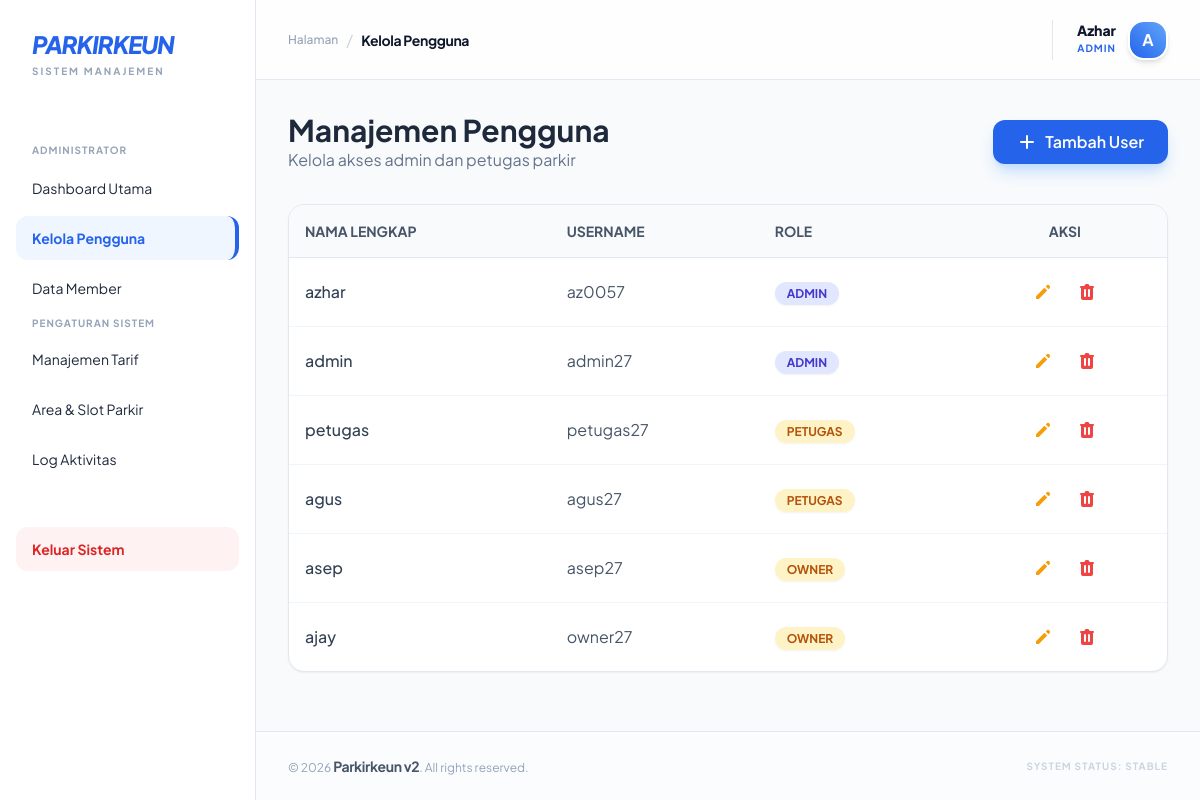
/public/admin/user (signed in), run on the app's committed database.
### tables this page shows
CREATE TABLE `tb_user` (
  `id_user` int(11) NOT NULL,
  `nama_lengkap` varchar(25) DEFAULT NULL,
  `username` varchar(25) DEFAULT NULL,
  `password` varchar(25) DEFAULT NULL,
  `role` enum('admin','petugas','owner') DEFAULT NULL,
  `status_aktif` tinyint(1) DEFAULT NULL
);

### app/core/Controller.php (called while the page is built, shortened)
<?php
class Controller {
    public function view($view, $data = []) {
        require_once '../app/views/' . $view . '.php';
    }
    public function model($model) {
        return new $model;
    }
}

### app/controllers/Admin.php (called while the page is built, shortened)
<?php
class Admin extends Controller {
    public function user() {
        $data['judul'] = 'Kelola Pengguna';
        $data['user'] = $this->model('User_model')->getAllUser();
        $this->view('admin/user', $data);
    }
}

### app/core/App.php (called while the page is built, shortened)
<?php
class App {
    protected $method = 'index';
    protected $params = [];
    public function __construct() {
        $url = $this->parseURL();
        if (isset($url[0])) {
            $url[0] = ucfirst($url[0]);
            if (file_exists('../app/controllers/' . $url[0] . '.php')) {
                unset($url[0]);
            }
        }
        $this->controller = new $this->controller;
        if (isset($url[1])) {
            if (method_exists($this->controller, $url[1])) {
                $this->method = $url[1];
            }
        }
        call_user_func_array([$this->controller, $this->method], $this->params);
    }
    public function parseURL() {
        if (isset($_GET['url'])) {
            $url = rtrim($_GET['url'], '/');
            $url = filter_var($url, FILTER_SANITIZE_URL);
            return explode('/', $url);
        }
        return [];
    }
}

### public/index.php (called while the page is built, shortened)
<?php
$app = new App;

### app/core/Database.php (called while the page is built, shortened)
<?php
class Database {
    private $host = DB_HOST;
    private $user = DB_USER;
    private $pass = DB_PASS;
    private $db_name = DB_NAME;
    private $dbh;
    private $stmt;
    public function __construct() {
        $dsn = 'mysql:host=' . $this->host . ';dbname=' . $this->db_name;
        $option = [
            PDO::ATTR_PERSISTENT => true,
            PDO::ATTR_ERRMODE => PDO::ERRMODE_EXCEPTION
        ];
        try {
            $this->dbh = new PDO($dsn, $this->user, $this->pass, $option);
        } catch(PDOException $e) {
            die($e->getMessage());
        }
    }
    public function query($query) {
        $this->stmt = $this->dbh->prepare($query);
    }
    public function execute() {
        return $this->stmt->execute();
    }
    public function resultSet() {
        $this->execute();
        return $this->stmt->fetchAll(PDO::FETCH_ASSOC);
    }
}

### app/models/User_model.php (called while the page is built, shortened)
<?php
class User_model {
    private $table = 'tb_user';
    private $db;
    public function __construct() {
        $this->db = new Database;
    }
    public function getAllUser() {
        $this->db->query("SELECT * FROM " . $this->table . " ORDER BY role ASC");
        return $this->db->resultSet();
    }
}

### app/views/admin/user.php (the view, shortened to what this page needs)
<div class="flex justify-between items-center mb-8">
    <div>
        <h1 class="text-3xl font-bold text-slate-800">Manajemen Pengguna</h1>
        <p class="text-slate-500">Kelola akses admin dan petugas parkir</p>
    </div>
    <button onclick="bukaModalTambah()" class="bg-blue-600 hover:bg-blue-700 text-white px-6 py-2.5 rounded-xl font-semibold shadow-lg shadow-blue-200 transition-all flex items-center gap-2">
        <svg xmlns="http://www.w3.org/2000/svg" class="h-5 w-5" viewBox="0 0 20 20" fill="currentColor">
            <path fill-rule="evenodd" d="M10 3a1 1 0 011 1v5h5a1 1 0 110 2h-5v5a1 1 0 11-2 0v-5H4a1 1 0 110-2h5V4a1 1 0 011-1z" clip-rule="evenodd" />
        </svg>
        Tambah User
    </button>
</div>
<div class="bg-white rounded-2xl shadow-sm border border-slate-200 overflow-hidden">
    <table class="w-full text-left border-collapse">
        <thead>
            <tr class="bg-slate-50 border-b border-slate-200">
                <th class="p-4 text-sm font-bold text-slate-600 uppercase">Nama Lengkap</th>
                <th class="p-4 text-sm font-bold text-slate-600 uppercase">Username</th>
                <th class="p-4 text-sm font-bold text-slate-600 uppercase">Role</th>
                <th class="p-4 text-sm font-bold text-slate-600 uppercase text-center">Aksi</th>
            </tr>
        </thead>
        <tbody class="divide-y divide-slate-100">
            <?php foreach($data['user'] as $user) : ?>
            <tr class="hover:bg-slate-50/50 transition-colors">
                <td class="p-4 font-medium text-slate-700"><?= $user['nama_lengkap']; ?></td>
                <td class="p-4 text-slate-600"><?= $user['username']; ?></td>
                <td class="p-4">
                    <span class="px-3 py-1 rounded-full text-xs font-bold shadow-sm
                        <?= $user['role'] == 'admin' ? 'bg-indigo-100 text-indigo-700' : 'bg-amber-100 text-amber-700'; ?>">
                        <?= strtoupper($user['role']); ?>
                    </span>
                </td>
                <td class="p-4 text-center">
                    <div class="flex justify-center gap-2">
                        <button onclick="bukaModalEdit('<?= $user['id_user']; ?>', '<?= $user['nama_lengkap']; ?>', '<?= $user['username']; ?>', '<?= $user['role']; ?>')"
                                class="text-amber-500 hover:bg-amber-50 p-2 rounded-lg transition-colors" title="Edit User">
                            <svg xmlns="http://www.w3.org/2000/svg" class="h-5 w-5" viewBox="0 0 20 20" fill="currentColor">
                                <path d="M13.586 3.586a2 2 0 112.828 2.828l-.793.793-2.828-2.828.793-.793zM11.379 5.793L3 14.172V17h2.828l8.38-8.379-2.83-2.828z" />
                            </svg>
                        </button>
                        <a href="<?= BASEURL; ?>/admin/hapusUser/<?= $user['id_user']; ?>"
                           onclick="return confirm('Apakah Anda yakin ingin menghapus user ini?')"
                           class="text-red-500 hover:bg-red-50 p-2 rounded-lg transition-colors inline-block" title="Hapus User">
                        </a>
                    </div>
                </td>
            </tr>
            <?php endforeach; ?>
        </tbody>
    </table>
</div>

### app/views/templates/header.php (style rules this page uses)
body { font-family: 'Plus Jakarta Sans', sans-serif; overflow-x: hidden; }

### data on the page
tb_user: nama_lengkap "azhar", username "az0057", role "ADMIN"
tb_user: nama_lengkap "admin", username "admin27", role "ADMIN"
tb_user: nama_lengkap "petugas", username "petugas27", role "PETUGAS"
tb_user: nama_lengkap "agus", username "agus27", role "PETUGAS"
tb_user: nama_lengkap "asep", username "asep27", role "OWNER"
tb_user: nama_lengkap "ajay", username "owner27", role "OWNER"

### other printed values
$data['judul'] "Kelola Pengguna"
$_SESSION['nama'] "Azhar"
$_SESSION['role'] "ADMIN"
substr($_SESSION['nama'] ?? 'U', 0, 1) "A"
